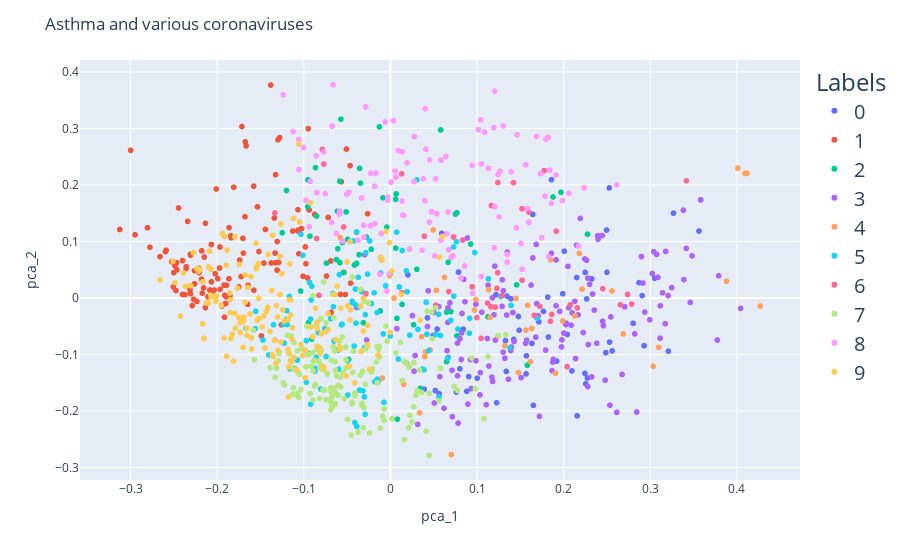

Source (notebook cell):
### Code cell
fig.update_layout(
    title_text='Asthma and various coronaviruses',
    legend=dict(
        font=dict(
            size=20)))
